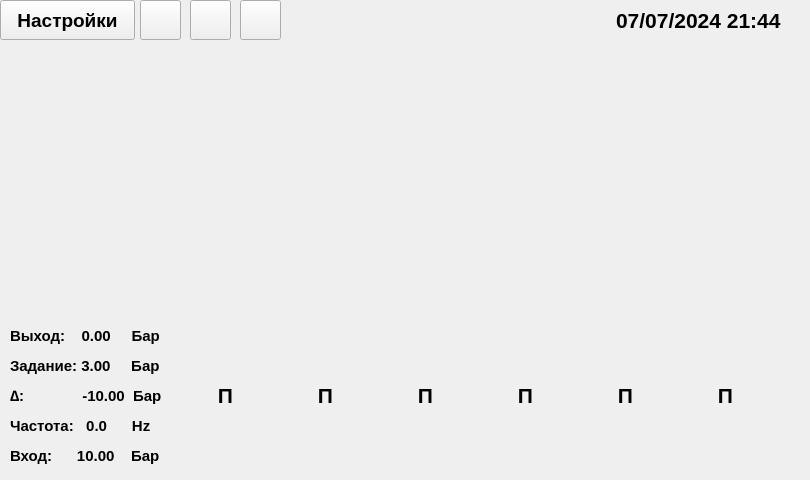
   <widget class="QWidget" name="Main_page">
    <widget class="QLabel" name="label_12">
     <property name="geometry">
      <rect>
       <x>390</x>
       <y>360</y>
       <width>71</width>
       <height>71</height>
      </rect>
     </property>
     <property name="font">
      <font>
       <family>Arial</family>
       <pointsize>16</pointsize>
       <weight>75</weight>
       <bold>true</bold>
      </font>
     </property>
     <property name="text">
      <string>П</string>
     </property>
     <property name="alignment">
      <set>Qt::AlignCenter</set>
     </property>
    </widget>
    <widget class="QLabel" name="label_2">
     <property name="geometry">
      <rect>
       <x>10</x>
       <y>320</y>
       <width>151</width>
       <height>31</height>
      </rect>
     </property>
     <property name="font">
      <font>
       <family>Arial</family>
       <pointsize>11</pointsize>
       <weight>75</weight>
       <bold>true</bold>
      </font>
     </property>
     <property name="text">
      <string>Выход:    0.00     Бар</string>
     </property>
    </widget>
    <widget class="QLabel" name="label">
     <property name="geometry">
      <rect>
       <x>616</x>
       <y>0</y>
       <width>181</width>
       <height>40</height>
      </rect>
     </property>
     <property name="font">
      <font>
       <family>Arial</family>
       <pointsize>16</pointsize>
       <weight>75</weight>
       <bold>true</bold>
      </font>
     </property>
     <property name="text">
      <string>07/07/2024 21:44</string>
     </property>
    </widget>
    <widget class="QPushButton" name="go_to_settings_main_page_pushButton">
     <property name="geometry">
      <rect>
       <x>0</x>
       <y>0</y>
       <width>135</width>
       <height>40</height>
      </rect>
     </property>
     <property name="font">
      <font>
       <family>Arial</family>
       <pointsize>14</pointsize>
       <weight>75</weight>
       <bold>true</bold>
      </font>
     </property>
     <property name="text">
      <string>Настройки</string>
     </property>
    </widget>
    <widget class="QLabel" name="label_8">
     <property name="geometry">
      <rect>
       <x>290</x>
       <y>360</y>
       <width>71</width>
       <height>71</height>
      </rect>
     </property>
     <property name="font">
      <font>
       <family>Arial</family>
       <pointsize>16</pointsize>
       <weight>75</weight>
       <bold>true</bold>
      </font>
     </property>
     <property name="text">
      <string>П</string>
     </property>
     <property name="alignment">
      <set>Qt::AlignCenter</set>
     </property>
    </widget>
    <widget class="QStackedWidget" name="stackedWidget">
     <property name="geometry">
      <rect>
       <x>0</x>
       <y>40</y>
       <width>801</width>
       <height>281</height>
      </rect>
     </property>
     <property name="currentIndex">
      <number>2</number>
     </property>
     <widget class="QWidget" name="page"/>
     <widget class="QWidget" name="page_2"/>
     <widget class="QWidget" name="page_3"/>
    </widget>
    <widget class="QPushButton" name="main_first_pushButton">
     <property name="geometry">
      <rect>
       <x>140</x>
       <y>0</y>
       <width>41</width>
       <height>40</height>
      </rect>
     </property>
     <property name="text">
      <string/>
     </property>
    </widget>
    <widget class="QLabel" name="label_10">
     <property name="geometry">
      <rect>
       <x>590</x>
       <y>360</y>
       <width>71</width>
       <height>71</height>
      </rect>
     </property>
     <property name="font">
      <font>
       <family>Arial</family>
       <pointsize>16</pointsize>
       <weight>75</weight>
       <bold>true</bold>
      </font>
     </property>
     <property name="text">
      <string>П</string>
     </property>
     <property name="alignment">
      <set>Qt::AlignCenter</set>
     </property>
    </widget>
    <widget class="QLabel" name="label_11">
     <property name="geometry">
      <rect>
       <x>690</x>
       <y>360</y>
       <width>71</width>
       <height>71</height>
      </rect>
     </property>
     <property name="font">
      <font>
       <family>Arial</family>
       <pointsize>16</pointsize>
       <weight>75</weight>
       <bold>true</bold>
      </font>
     </property>
     <property name="text">
      <string>П</string>
     </property>
     <property name="alignment">
      <set>Qt::AlignCenter</set>
     </property>
    </widget>
    <widget class="QLabel" name="label_3">
     <property name="geometry">
      <rect>
       <x>10</x>
       <y>350</y>
       <width>151</width>
       <height>31</height>
      </rect>
     </property>
     <property name="font">
      <font>
       <family>Arial</family>
       <pointsize>11</pointsize>
       <weight>75</weight>
       <bold>true</bold>
      </font>
     </property>
     <property name="text">
      <string>Задание: 3.00     Бар</string>
     </property>
    </widget>
    <widget class="QLabel" name="label_6">
     <property name="geometry">
      <rect>
       <x>10</x>
       <y>440</y>
       <width>151</width>
       <height>31</height>
      </rect>
     </property>
     <property name="font">
      <font>
       <family>Arial</family>
       <pointsize>11</pointsize>
       <weight>75</weight>
       <bold>true</bold>
      </font>
     </property>
     <property name="text">
      <string>Вход:      10.00    Бар</string>
     </property>
    </widget>
    <widget class="QLabel" name="label_9">
     <property name="geometry">
      <rect>
       <x>490</x>
       <y>360</y>
       <width>71</width>
       <height>71</height>
      </rect>
     </property>
     <property name="font">
      <font>
       <family>Arial</family>
       <pointsize>16</pointsize>
       <weight>75</weight>
       <bold>true</bold>
      </font>
     </property>
     <property name="text">
      <string>П</string>
     </property>
     <property name="alignment">
      <set>Qt::AlignCenter</set>
     </property>
    </widget>
    <widget class="QLabel" name="label_4">
     <property name="geometry">
      <rect>
       <x>10</x>
       <y>380</y>
       <width>151</width>
       <height>31</height>
      </rect>
     </property>
     <property name="font">
      <font>
       <family>Arial</family>
       <pointsize>11</pointsize>
       <weight>75</weight>
       <bold>true</bold>
      </font>
     </property>
     <property name="text">
      <string>∆:              -10.00  Бар</string>
     </property>
    </widget>
    <widget class="QLabel" name="label_5">
     <property name="geometry">
      <rect>
       <x>10</x>
       <y>410</y>
       <width>151</width>
       <height>31</height>
      </rect>
     </property>
     <property name="font">
      <font>
       <family>Arial</family>
       <pointsize>11</pointsize>
       <weight>75</weight>
       <bold>true</bold>
      </font>
     </property>
     <property name="text">
      <string>Частота:   0.0      Hz</string>
     </property>
    </widget>
    <widget class="QLabel" name="label_7">
     <property name="geometry">
      <rect>
       <x>190</x>
       <y>360</y>
       <width>71</width>
       <height>71</height>
      </rect>
     </property>
     <property name="font">
      <font>
       <family>Arial</family>
       <pointsize>16</pointsize>
       <weight>75</weight>
       <bold>true</bold>
      </font>
     </property>
     <property name="text">
      <string>П</string>
     </property>
     <property name="alignment">
      <set>Qt::AlignCenter</set>
     </property>
    </widget>
    <widget class="QPushButton" name="main_third_pushButton">
     <property name="geometry">
      <rect>
       <x>240</x>
       <y>0</y>
       <width>41</width>
       <height>40</height>
      </rect>
     </property>
     <property name="text">
      <string/>
     </property>
    </widget>
    <widget class="QPushButton" name="main_second_pushButton">
     <property name="geometry">
      <rect>
       <x>190</x>
       <y>0</y>
       <width>41</width>
       <height>40</height>
      </rect>
     </property>
     <property name="text">
      <string/>
     </property>
    </widget>
   </widget>
